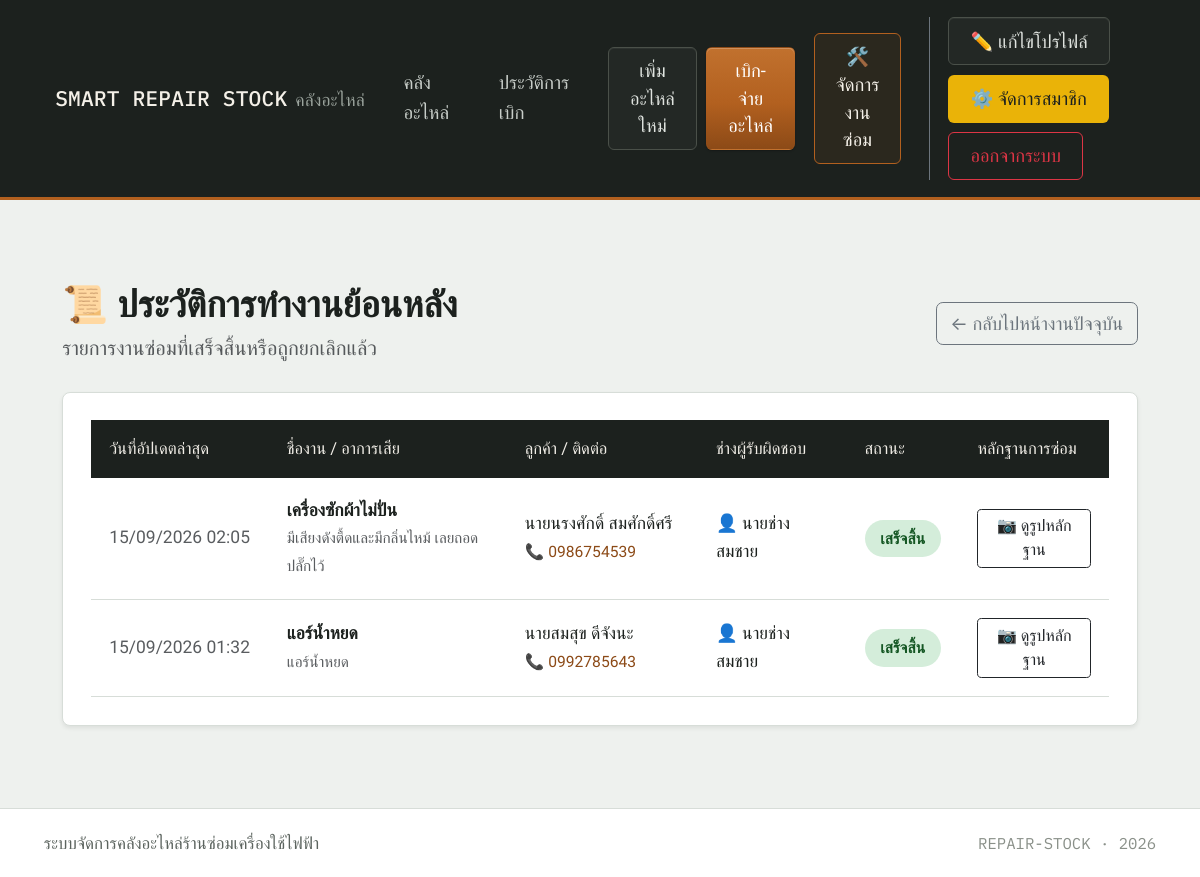
Screenshot of /services/history/ (signed in) with the database file from the repository.
### services/models.py (models this page shows, shortened)
class ServiceJob(models.Model):
    STATUS_CHOICES = [
        ('pending', 'รอดำเนินการ'),
        ('in_progress', 'กำลังซ่อม'),
        ('pending_approval', 'ส่งงานแล้ว (รอตรวจสอบ)'), # เพิ่มสถานะใหม่
        ('completed', 'เสร็จสิ้น'),
        ('cancelled', 'ยกเลิก'),
    ]
    title = models.CharField(max_length=200, verbose_name="ชื่องาน/อาการเสีย")
    description = models.TextField(blank=True, verbose_name="รายละเอียดเพิ่มเติม")
    customer_name = models.CharField(max_length=100, verbose_name="ชื่อลูกค้า")
    customer_phone = models.CharField(max_length=20, verbose_name="เบอร์ติดต่อ")
    technician = models.ForeignKey(User, on_delete=models.SET_NULL, null=True, blank=True,
                                   related_name='assigned_jobs', verbose_name="ช่างผู้รับผิดชอบ")
    status = models.CharField(max_length=20, choices=STATUS_CHOICES, default='pending', verbose_name="สถานะงาน")
    latitude = models.FloatField(null=True, blank=True, verbose_name="ละติจูด")
    longitude = models.FloatField(null=True, blank=True, verbose_name="ลองจิจูด")
    completion_image = models.ImageField(upload_to='service_completions/', null=True, blank=True, verbose_name="รูปภาพส่งงาน")
    completion_note = models.TextField(blank=True, verbose_name="หมายเหตุการส่งงาน")
    created_at = models.DateTimeField(auto_now_add=True, verbose_name="วันที่รับงาน")
    updated_at = models.DateTimeField(auto_now=True, verbose_name="อัปเดตล่าสุด")

### services/views.py (the view)
# urls.py: path('history/', views.job_history, name='job_history'), # เพิ่มบรรทัดนี้
@login_required(login_url='accounts:login')
def job_history(request):
    if request.user.is_superuser or request.user.is_staff:
        jobs = ServiceJob.objects.filter(status__in=['completed', 'cancelled']).order_by('-updated_at')
    else:
        jobs = ServiceJob.objects.filter(technician=request.user, status__in=['completed', 'cancelled']).order_by('-updated_at')
    return render(request, 'services/job_history.html', {'jobs': jobs})

### services/templates/services/job_history.html (shortened to what this page needs)
{% extends 'base.html' %}
{% block content %}
<div class="page-wrap">
    <div class="d-flex justify-content-between align-items-center mb-4 flex-wrap gap-3">
        <div>
            <h2 class="mb-1" style="color: var(--ink); font-weight: 600;">📜 ประวัติการทำงานย้อนหลัง</h2>
            <p class="text-muted mb-0">รายการงานซ่อมที่เสร็จสิ้นหรือถูกยกเลิกแล้ว</p>
        </div>
        <a href="{% url 'services:job_list' %}" class="btn btn-outline-secondary">← กลับไปหน้างานปัจจุบัน</a>
    </div>
    <div class="panel-card shadow-sm">
        <div class="table-responsive">
            <table class="job-table">
                <thead>
                    <tr>
                        <th style="width: 15%;">วันที่อัปเดตล่าสุด</th>
                        <th style="width: 25%;">ชื่องาน / อาการเสีย</th>
                        <th style="width: 20%;">ลูกค้า / ติดต่อ</th>
                        <th style="width: 15%;">ช่างผู้รับผิดชอบ</th>
                        <th style="width: 10%;">สถานะ</th>
                        <th style="width: 15%;">หลักฐานการซ่อม</th>
                    </tr>
                </thead>
                <tbody>
                    {% for job in jobs %}
                    <tr>
                        <td class="text-muted" style="white-space: nowrap;">
                            {{ job.updated_at|date:"d/m/Y H:i" }}
                        </td>
                        <td>
                            <strong>{{ job.title }}</strong><br>
                            <small class="text-muted">{{ job.description|truncatechars:45 }}</small>
                        </td>
                        <td>
                            {{ job.customer_name }}<br>
                            <span style="color: var(--copper-deep); font-size: 0.85rem;">📞 {{ job.customer_phone }}</span>
                        </td>
                        <td>
                            👤 {{ job.technician.first_name|default:job.technician.username|default:"-" }}
                        </td>
                        <td>
                            {% if job.status == 'completed' %}
                                <span class="status-badge status-completed">เสร็จสิ้น</span>
                            {% else %}
                                <span class="status-badge status-cancelled">ยกเลิก</span>
                            {% endif %}
                        </td>
                        <td>
                            {% if job.completion_image %}
                                <a href="{{ job.completion_image.url }}" target="_blank" class="btn btn-sm btn-outline-dark">
                                    📷 ดูรูปหลักฐาน
                                </a>
                            {% else %}
                                <span class="text-muted small">- ไม่มีรูป -</span>
                            {% endif %}
                        </td>
                    </tr>
                    {% empty %}
                    <tr>
                        <td colspan="6" class="text-center py-5 text-muted">
                            <h5>ยังไม่มีประวัติการทำงานในระบบ</h5>
                        </td>
                    </tr>
                    {% endfor %}
                </tbody>
            </table>
        </div>
    </div>
</div>
{% endblock %}

### parts_app/templates/base.html (style rules this page uses)
:root { --paper: #eef1ee; --panel: #ffffff; --ink: #1c211e; --line: #d7ddd8; --copper: #b2601f; --copper-deep: #8c4a17; --muted: #5c645f; }
* { box-sizing: border-box; }
html { font-size: 115%; }
body { background-color: var(--paper); display: flex; flex-direction: column; min-height: 100vh; font-family: 'Sarabun', 'Segoe UI', system-ui, -apple-system, sans-serif; color: var(--ink); line-height: 1.6; }

### services/templates/services/job_history.html (style rules this page uses)
.page-wrap { width: 100%; max-width: 1200px; margin: 0 auto; padding: 1.5rem 1rem; box-sizing: border-box; }
.panel-card { width: 100%; background: var(--panel); border: 1px solid var(--line); border-radius: 8px; overflow: hidden; padding: 1.5rem; box-sizing: border-box; }
.job-table { width: 100%; border-collapse: collapse; }
.job-table thead th { background: var(--ink); color: #f0ede6; font-weight: 500; font-size: 0.9rem; text-align: left; padding: 0.85rem 1rem; border: none; white-space: nowrap; }
.job-table tbody td { padding: 1rem; border-bottom: 1px solid var(--line); vertical-align: middle; font-size: 0.95rem; }
.status-badge { display: inline-block; padding: 0.35rem 0.85rem; border-radius: 20px; font-size: 0.85rem; font-weight: 600; white-space: nowrap; }
.status-completed { background: #d4edda; color: #155724; }

### rows the page displays
ServiceJob: updated_at "15/09/2026 02:05", title "เครื่องซักผ้าไม่ปั่น", description "มีเสียงดังตื้ดและมีกลิ่นไหม้ เลยถอดปลั๊กไว้", customer_name "นายนรงศักดิ์ สมศักดิ์ศรี", customer_phone "0986754539", technician.first_name "นายช่างสมชาย", status "เสร็จสิ้น"
ServiceJob: updated_at "15/09/2026 01:32", title "แอร์น้ำหยด", description "แอร์น้ำหยด", customer_name "นายสมสุข ดีจังนะ", customer_phone "0992785643", technician.first_name "นายช่างสมชาย", status "เสร็จสิ้น"
